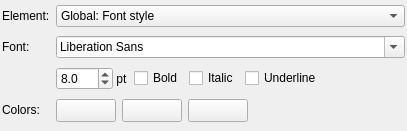
<?xml version="1.0" encoding="UTF-8"?>
<ui version="4.0">
 <class>ConfAparenciaWidget</class>
 <widget class="QWidget" name="ConfAparenciaWidget">
  <property name="geometry">
   <rect>
    <x>0</x>
    <y>0</y>
    <width>407</width>
    <height>131</height>
   </rect>
  </property>
  <property name="windowTitle">
   <string>Form</string>
  </property>
  <layout class="QGridLayout" name="confaparencia_grid">
   <property name="margin">
    <number>2</number>
   </property>
   <property name="spacing">
    <number>6</number>
   </property>
   <item row="0" column="0">
    <widget class="QLabel" name="elemento_lbl">
     <property name="sizePolicy">
      <sizepolicy hsizetype="Preferred" vsizetype="Fixed">
       <horstretch>0</horstretch>
       <verstretch>0</verstretch>
      </sizepolicy>
     </property>
     <property name="text">
      <string>Element:</string>
     </property>
    </widget>
   </item>
   <item row="0" column="1" colspan="4">
    <widget class="QComboBox" name="elemento_cmb">
     <item>
      <property name="text">
       <string>Global: Font style</string>
      </property>
     </item>
     <item>
      <property name="text">
       <string>Global: Constraints descriptor</string>
      </property>
     </item>
     <item>
      <property name="text">
       <string>Global: Object selection</string>
      </property>
     </item>
     <item>
      <property name="text">
       <string>Global: Position hint text</string>
      </property>
     </item>
     <item>
      <property name="text">
       <string>Global: Position hint box</string>
      </property>
     </item>
     <item>
      <property name="text">
       <string>Global: Objects type</string>
      </property>
     </item>
     <item>
      <property name="text">
       <string>Global: Lock arc</string>
      </property>
     </item>
     <item>
      <property name="text">
       <string>Global: Lock body</string>
      </property>
     </item>
     <item>
      <property name="text">
       <string>Table: Schema name</string>
      </property>
     </item>
     <item>
      <property name="text">
       <string>Table: Table name</string>
      </property>
     </item>
     <item>
      <property name="text">
       <string>Table: Columns box</string>
      </property>
     </item>
     <item>
      <property name="text">
       <string>Table: Extended attributes box</string>
      </property>
     </item>
     <item>
      <property name="text">
       <string>Table: Title box</string>
      </property>
     </item>
     <item>
      <property name="text">
       <string>Rule: Name</string>
      </property>
     </item>
     <item>
      <property name="text">
       <string>Rule: Descriptor</string>
      </property>
     </item>
     <item>
      <property name="text">
       <string>Index: Name</string>
      </property>
     </item>
     <item>
      <property name="text">
       <string>Index: Descriptor</string>
      </property>
     </item>
     <item>
      <property name="text">
       <string>Trigger: Name</string>
      </property>
     </item>
     <item>
      <property name="text">
       <string>Trigger: Descriptor</string>
      </property>
     </item>
     <item>
      <property name="text">
       <string>View: Schema name</string>
      </property>
     </item>
     <item>
      <property name="text">
       <string>View: View name</string>
      </property>
     </item>
     <item>
      <property name="text">
       <string>View: References box</string>
      </property>
     </item>
     <item>
      <property name="text">
       <string>View: Title box</string>
      </property>
     </item>
     <item>
      <property name="text">
       <string>View: Table / columns alias</string>
      </property>
     </item>
     <item>
      <property name="text">
       <string>View: Referenced column</string>
      </property>
     </item>
     <item>
      <property name="text">
       <string>View: Referenced table</string>
      </property>
     </item>
     <item>
      <property name="text">
       <string>View: Reference descriptor</string>
      </property>
     </item>
     <item>
      <property name="text">
       <string>Textbox: Body</string>
      </property>
     </item>
     <item>
      <property name="text">
       <string>Column: Column name</string>
      </property>
     </item>
     <item>
      <property name="text">
       <string>Column: Descriptor</string>
      </property>
     </item>
     <item>
      <property name="text">
       <string>Column: Included / Inherited by relationship</string>
      </property>
     </item>
     <item>
      <property name="text">
       <string>Column: Protected</string>
      </property>
     </item>
     <item>
      <property name="text">
       <string>Column (pk): Column name</string>
      </property>
     </item>
     <item>
      <property name="text">
       <string>Column (pk): Descriptor</string>
      </property>
     </item>
     <item>
      <property name="text">
       <string>Column (fk): Column name</string>
      </property>
     </item>
     <item>
      <property name="text">
       <string>Column (fk): Descriptor</string>
      </property>
     </item>
     <item>
      <property name="text">
       <string>Column (uq): Column name</string>
      </property>
     </item>
     <item>
      <property name="text">
       <string>Column (uq): Descriptor</string>
      </property>
     </item>
     <item>
      <property name="text">
       <string>Column (nn): Column name</string>
      </property>
     </item>
     <item>
      <property name="text">
       <string>Column (nn): Descriptor</string>
      </property>
     </item>
     <item>
      <property name="text">
       <string>Relationship: Descriptor</string>
      </property>
     </item>
     <item>
      <property name="text">
       <string>Relationship: Label text</string>
      </property>
     </item>
     <item>
      <property name="text">
       <string>Relationship: Label box</string>
      </property>
     </item>
     <item>
      <property name="text">
       <string>Relationship: Attribute text</string>
      </property>
     </item>
     <item>
      <property name="text">
       <string>Relationship: Attribute descriptor</string>
      </property>
     </item>
    </widget>
   </item>
   <item row="1" column="0">
    <widget class="QLabel" name="fonte_lbl">
     <property name="sizePolicy">
      <sizepolicy hsizetype="Preferred" vsizetype="Fixed">
       <horstretch>0</horstretch>
       <verstretch>0</verstretch>
      </sizepolicy>
     </property>
     <property name="text">
      <string>Font:</string>
     </property>
    </widget>
   </item>
   <item row="1" column="1" colspan="4">
    <widget class="QFontComboBox" name="fonte_cmb">
     <property name="sizePolicy">
      <sizepolicy hsizetype="Expanding" vsizetype="Fixed">
       <horstretch>0</horstretch>
       <verstretch>0</verstretch>
      </sizepolicy>
     </property>
    </widget>
   </item>
   <item row="2" column="1">
    <layout class="QHBoxLayout" name="horizontalLayout_4">
     <property name="spacing">
      <number>0</number>
     </property>
     <item>
      <widget class="QDoubleSpinBox" name="tam_fonte_spb">
       <property name="decimals">
        <number>1</number>
       </property>
       <property name="minimum">
        <double>5.000000000000000</double>
       </property>
       <property name="maximum">
        <double>100.000000000000000</double>
       </property>
       <property name="singleStep">
        <double>0.500000000000000</double>
       </property>
       <property name="value">
        <double>8.000000000000000</double>
       </property>
      </widget>
     </item>
     <item>
      <widget class="QLabel" name="unidade_lbl">
       <property name="text">
        <string> pt</string>
       </property>
      </widget>
     </item>
    </layout>
   </item>
   <item row="2" column="2">
    <widget class="QCheckBox" name="negrito_chk">
     <property name="sizePolicy">
      <sizepolicy hsizetype="Fixed" vsizetype="Fixed">
       <horstretch>0</horstretch>
       <verstretch>0</verstretch>
      </sizepolicy>
     </property>
     <property name="font">
      <font>
       <weight>50</weight>
       <bold>false</bold>
      </font>
     </property>
     <property name="text">
      <string>Bold</string>
     </property>
    </widget>
   </item>
   <item row="2" column="3">
    <widget class="QCheckBox" name="italico_chk">
     <property name="sizePolicy">
      <sizepolicy hsizetype="Fixed" vsizetype="Fixed">
       <horstretch>0</horstretch>
       <verstretch>0</verstretch>
      </sizepolicy>
     </property>
     <property name="font">
      <font>
       <weight>50</weight>
       <bold>false</bold>
      </font>
     </property>
     <property name="text">
      <string>Italic</string>
     </property>
    </widget>
   </item>
   <item row="3" column="0">
    <widget class="QLabel" name="cores_lbl">
     <property name="sizePolicy">
      <sizepolicy hsizetype="Preferred" vsizetype="Fixed">
       <horstretch>0</horstretch>
       <verstretch>0</verstretch>
      </sizepolicy>
     </property>
     <property name="text">
      <string>Colors:</string>
     </property>
    </widget>
   </item>
   <item row="3" column="1" colspan="4">
    <layout class="QHBoxLayout" name="horizontalLayout_5">
     <item>
      <widget class="QToolButton" name="cor1_tb">
       <property name="minimumSize">
        <size>
         <width>60</width>
         <height>0</height>
        </size>
       </property>
       <property name="maximumSize">
        <size>
         <width>60</width>
         <height>16777215</height>
        </size>
       </property>
       <property name="toolTip">
        <string>Font color / Fill color 1</string>
       </property>
       <property name="text">
        <string/>
       </property>
      </widget>
     </item>
     <item>
      <widget class="QToolButton" name="cor2_tb">
       <property name="minimumSize">
        <size>
         <width>60</width>
         <height>0</height>
        </size>
       </property>
       <property name="maximumSize">
        <size>
         <width>60</width>
         <height>16777215</height>
        </size>
       </property>
       <property name="toolTip">
        <string>Fill color 2</string>
       </property>
       <property name="text">
        <string/>
       </property>
      </widget>
     </item>
     <item>
      <widget class="QToolButton" name="cor3_tb">
       <property name="minimumSize">
        <size>
         <width>60</width>
         <height>0</height>
        </size>
       </property>
       <property name="maximumSize">
        <size>
         <width>60</width>
         <height>16777215</height>
        </size>
       </property>
       <property name="toolTip">
        <string>Border color</string>
       </property>
       <property name="text">
        <string/>
       </property>
      </widget>
     </item>
     <item>
      <spacer name="horizontalSpacer">
       <property name="orientation">
        <enum>Qt::Horizontal</enum>
       </property>
       <property name="sizeHint" stdset="0">
        <size>
         <width>188</width>
         <height>20</height>
        </size>
       </property>
      </spacer>
     </item>
    </layout>
   </item>
   <item row="2" column="4">
    <widget class="QCheckBox" name="sublinhado_chk">
     <property name="sizePolicy">
      <sizepolicy hsizetype="Expanding" vsizetype="Fixed">
       <horstretch>0</horstretch>
       <verstretch>0</verstretch>
      </sizepolicy>
     </property>
     <property name="text">
      <string>Underline</string>
     </property>
    </widget>
   </item>
  </layout>
 </widget>
 <resources/>
 <connections/>
</ui>
